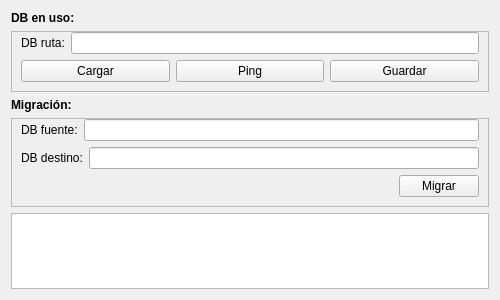
<?xml version="1.0" encoding="UTF-8"?>
<ui version="4.0">
 <class>Form</class>
 <widget class="QWidget" name="Form">
  <property name="windowModality">
   <enum>Qt::NonModal</enum>
  </property>
  <property name="geometry">
   <rect>
    <x>0</x>
    <y>0</y>
    <width>500</width>
    <height>300</height>
   </rect>
  </property>
  <property name="sizePolicy">
   <sizepolicy hsizetype="Preferred" vsizetype="Minimum">
    <horstretch>0</horstretch>
    <verstretch>0</verstretch>
   </sizepolicy>
  </property>
  <property name="minimumSize">
   <size>
    <width>500</width>
    <height>300</height>
   </size>
  </property>
  <property name="maximumSize">
   <size>
    <width>1000</width>
    <height>700</height>
   </size>
  </property>
  <property name="windowTitle">
   <string>Form</string>
  </property>
  <layout class="QVBoxLayout" name="verticalLayout_2">
   <property name="sizeConstraint">
    <enum>QLayout::SetDefaultConstraint</enum>
   </property>
   <item>
    <layout class="QVBoxLayout" name="verticalLayout">
     <item>
      <widget class="QLabel" name="label_2">
       <property name="font">
        <font>
         <bold>true</bold>
        </font>
       </property>
       <property name="text">
        <string>DB en uso:</string>
       </property>
      </widget>
     </item>
     <item>
      <widget class="QFrame" name="frame">
       <property name="sizePolicy">
        <sizepolicy hsizetype="Preferred" vsizetype="Minimum">
         <horstretch>0</horstretch>
         <verstretch>0</verstretch>
        </sizepolicy>
       </property>
       <property name="minimumSize">
        <size>
         <width>0</width>
         <height>0</height>
        </size>
       </property>
       <property name="frameShape">
        <enum>QFrame::StyledPanel</enum>
       </property>
       <property name="frameShadow">
        <enum>QFrame::Raised</enum>
       </property>
       <layout class="QVBoxLayout" name="verticalLayout_3">
        <property name="topMargin">
         <number>0</number>
        </property>
        <item>
         <layout class="QHBoxLayout" name="horizontalLayout_2">
          <property name="sizeConstraint">
           <enum>QLayout::SetMinimumSize</enum>
          </property>
          <item>
           <widget class="QLabel" name="label">
            <property name="text">
             <string>DB ruta:</string>
            </property>
           </widget>
          </item>
          <item>
           <widget class="QLineEdit" name="lineEditDB">
            <property name="text">
             <string/>
            </property>
           </widget>
          </item>
         </layout>
        </item>
        <item>
         <layout class="QHBoxLayout" name="horizontalLayout">
          <property name="sizeConstraint">
           <enum>QLayout::SetMinimumSize</enum>
          </property>
          <item>
           <widget class="QPushButton" name="btnLoadPath">
            <property name="text">
             <string>Cargar</string>
            </property>
           </widget>
          </item>
          <item>
           <widget class="QPushButton" name="btnPingDB">
            <property name="text">
             <string>Ping</string>
            </property>
           </widget>
          </item>
          <item>
           <widget class="QPushButton" name="btnSavePath">
            <property name="text">
             <string>Guardar</string>
            </property>
           </widget>
          </item>
         </layout>
        </item>
       </layout>
      </widget>
     </item>
     <item>
      <layout class="QVBoxLayout" name="verticalLayout_4">
       <item>
        <widget class="QLabel" name="label_3">
         <property name="font">
          <font>
           <bold>true</bold>
          </font>
         </property>
         <property name="text">
          <string>Migración:</string>
         </property>
        </widget>
       </item>
       <item>
        <widget class="QFrame" name="frame_3">
         <property name="sizePolicy">
          <sizepolicy hsizetype="Preferred" vsizetype="Preferred">
           <horstretch>0</horstretch>
           <verstretch>0</verstretch>
          </sizepolicy>
         </property>
         <property name="minimumSize">
          <size>
           <width>0</width>
           <height>0</height>
          </size>
         </property>
         <property name="frameShape">
          <enum>QFrame::StyledPanel</enum>
         </property>
         <property name="frameShadow">
          <enum>QFrame::Raised</enum>
         </property>
         <layout class="QVBoxLayout" name="verticalLayout_5">
          <property name="topMargin">
           <number>0</number>
          </property>
          <item>
           <layout class="QHBoxLayout" name="horizontalLayout_3">
            <property name="sizeConstraint">
             <enum>QLayout::SetMinimumSize</enum>
            </property>
            <item>
             <widget class="QLabel" name="label_4">
              <property name="text">
               <string>DB fuente:</string>
              </property>
             </widget>
            </item>
            <item>
             <widget class="QLineEdit" name="lineEditDBSource">
              <property name="text">
               <string/>
              </property>
             </widget>
            </item>
           </layout>
          </item>
          <item>
           <layout class="QHBoxLayout" name="horizontalLayout_5">
            <property name="sizeConstraint">
             <enum>QLayout::SetMinimumSize</enum>
            </property>
            <item>
             <widget class="QLabel" name="label_5">
              <property name="text">
               <string>DB destino:</string>
              </property>
             </widget>
            </item>
            <item>
             <widget class="QLineEdit" name="lineEditDBDestination">
              <property name="text">
               <string/>
              </property>
             </widget>
            </item>
           </layout>
          </item>
          <item>
           <layout class="QHBoxLayout" name="horizontalLayout_4">
            <property name="sizeConstraint">
             <enum>QLayout::SetMinimumSize</enum>
            </property>
            <item>
             <spacer name="horizontalSpacer">
              <property name="orientation">
               <enum>Qt::Horizontal</enum>
              </property>
              <property name="sizeHint" stdset="0">
               <size>
                <width>40</width>
                <height>20</height>
               </size>
              </property>
             </spacer>
            </item>
            <item>
             <widget class="QPushButton" name="btnMigrate">
              <property name="text">
               <string>Migrar</string>
              </property>
             </widget>
            </item>
           </layout>
          </item>
         </layout>
        </widget>
       </item>
      </layout>
     </item>
     <item>
      <widget class="QPlainTextEdit" name="txtEditOutput"/>
     </item>
    </layout>
   </item>
  </layout>
 </widget>
 <resources/>
 <connections/>
</ui>
